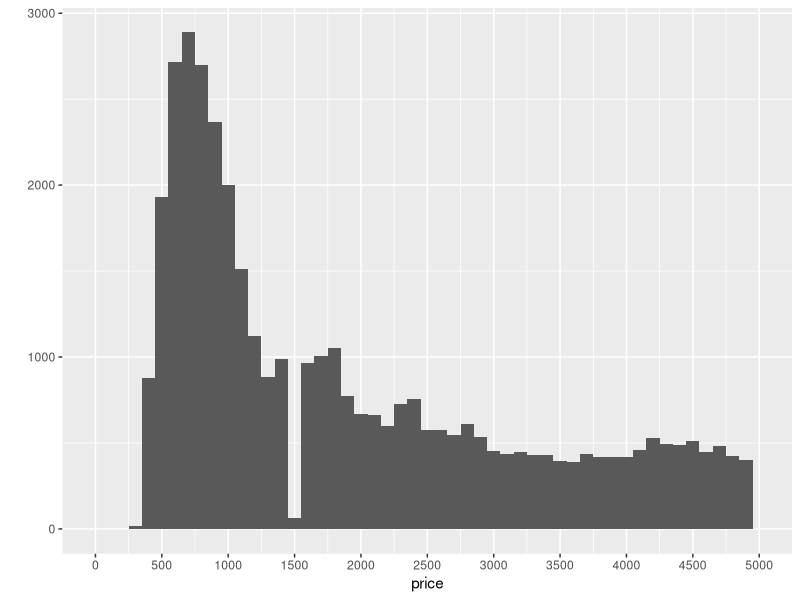
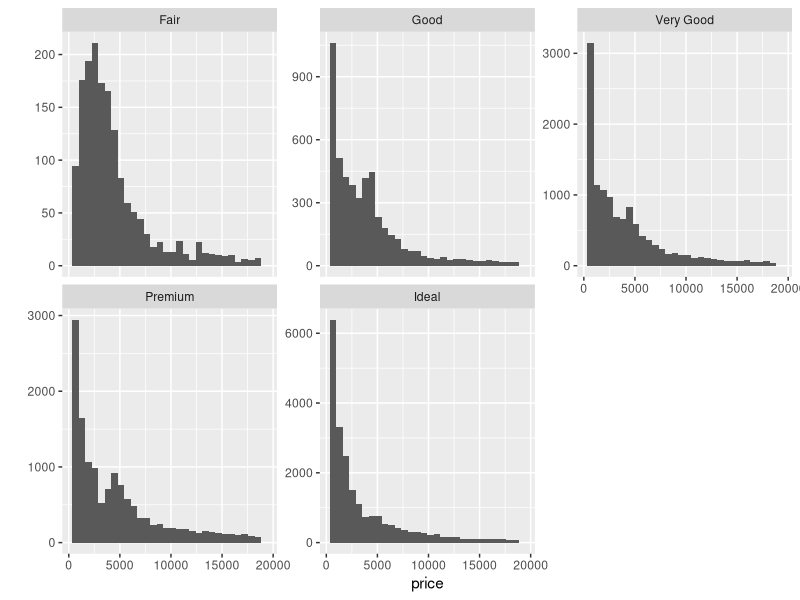
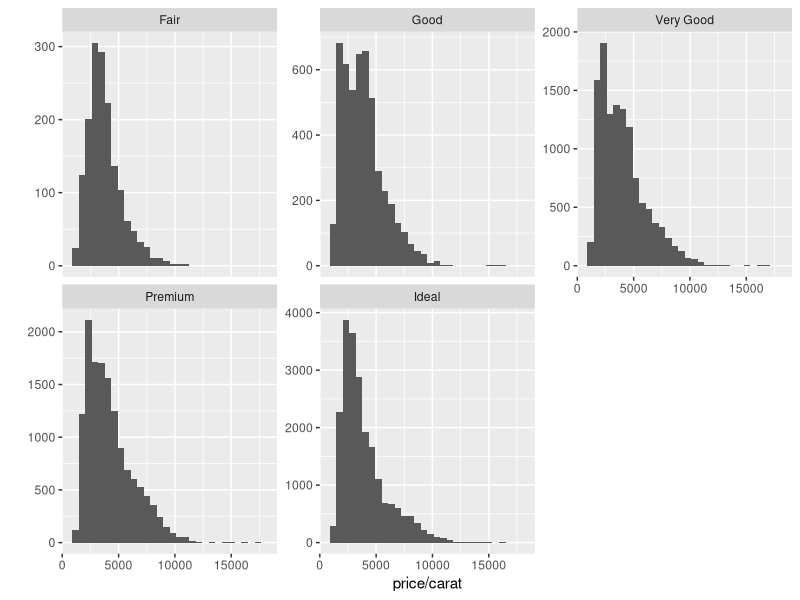
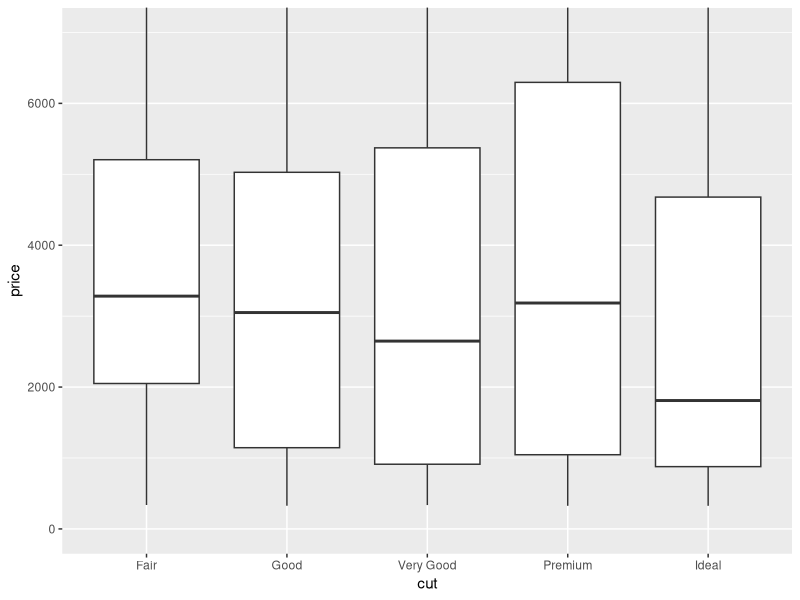
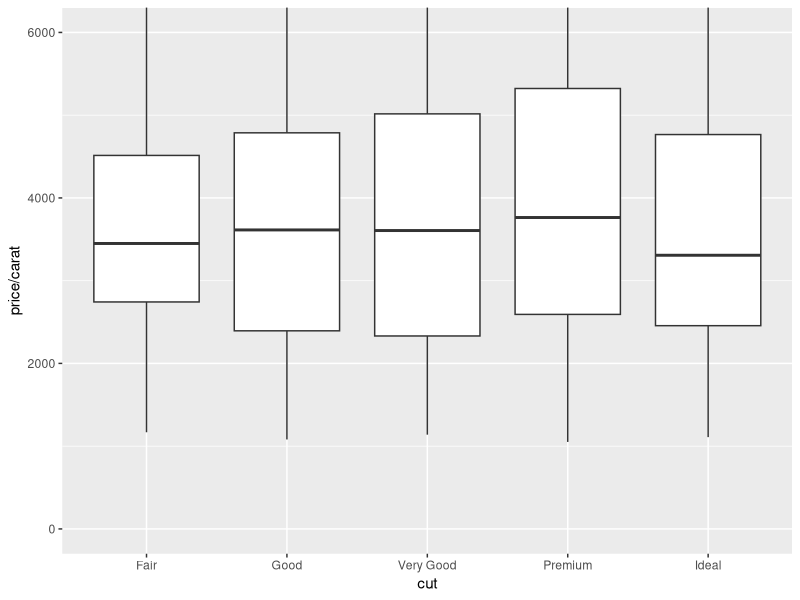
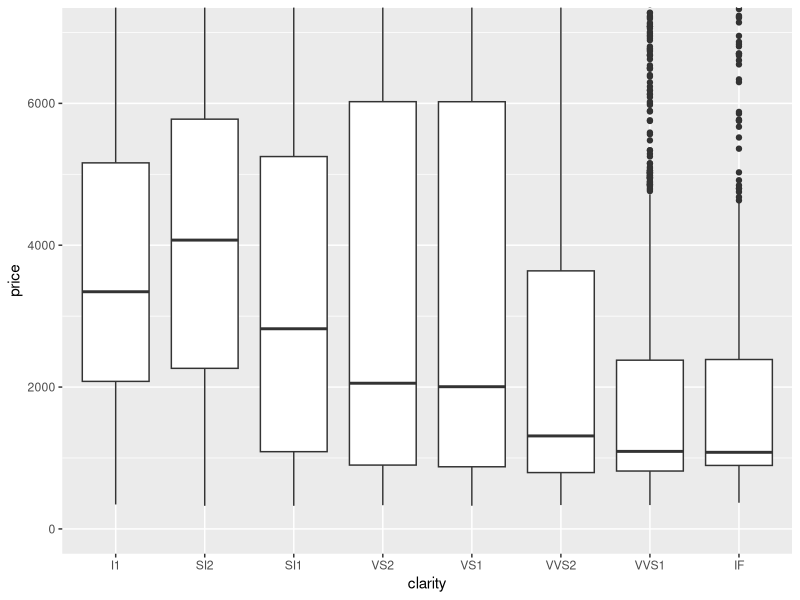
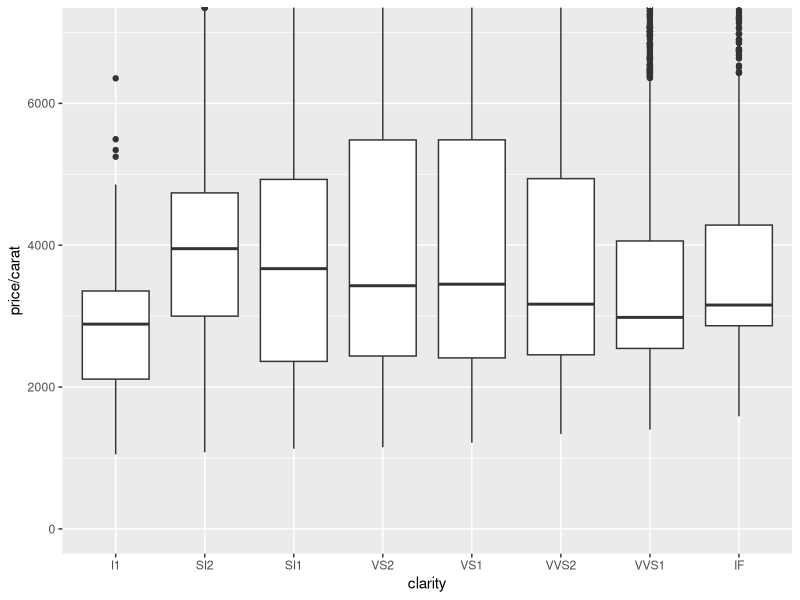
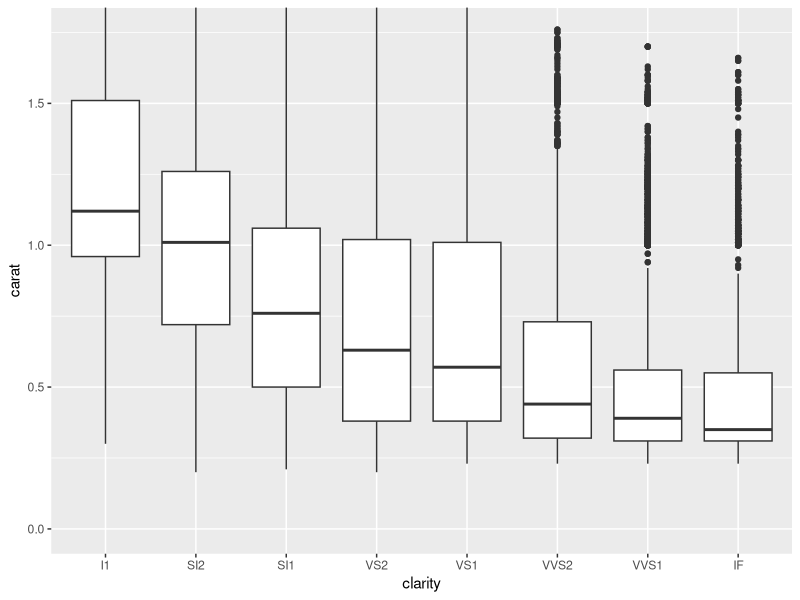

Write R code to recreate these figures, in order. (Note: this script raises an error after producing the figures.)
## ---- chunk 1
library(ggplot2) #must load the ggplot package first 
data(diamonds) #loads the diamonds data set since it comes with the ggplot package 

summary(diamonds)
?diamonds
## ---- chunk 2
qplot(x = price, data = diamonds, binwidth = 100) +
  scale_x_continuous(limits = c(0, 5000), breaks = seq(0, 5000, 500))

length(subset(diamonds$price, diamonds$price < 500))

length(subset(diamonds$price, diamonds$price < 250))

length(subset(diamonds$price, diamonds$price >= 15000))

## ---- chunk 3
qplot(x = price, data = diamonds) + facet_wrap(~cut, scales="free_y")

## ---- chunk 4
table(diamonds$price)
by(diamonds$price, diamonds$cut, summary, digits = max(getOption('digits')))

## ---- chunk 5
qplot(x = price/carat, data = diamonds) + facet_wrap(~cut, scales="free_y")

## ---- chunk 6
qplot(x = cut, y = price, 
      data = diamonds, 
      geom = 'boxplot') + 
  coord_cartesian(ylim = c(0, 7000))

qplot(x = cut, y = price/carat, 
      data = diamonds, 
      geom = 'boxplot') + 
  coord_cartesian(ylim = c(0, 6000))

qplot(x = clarity, y = price, 
      data = diamonds, 
      geom = 'boxplot') + 
  coord_cartesian(ylim = c(0, 7000))

qplot(x = clarity, y = price/carat, 
      data = diamonds, 
      geom = 'boxplot') + 
  coord_cartesian(ylim = c(0, 7000))

qplot(x = clarity, y = carat, 
      data = diamonds, 
      geom = 'boxplot') + 
  coord_cartesian(ylim = c(0, 1.75))

qplot(x = color, y = price, 
      data = diamonds, 
      geom = 'boxplot') + 
  coord_cartesian(ylim = c(0, 8000))

qplot(x = color, y = price/carat, 
      data = diamonds, 
      geom = 'boxplot') + 
  coord_cartesian(ylim = c(0, 8000))

?diamonds

by(diamonds$price, diamonds$color, summary, digits = max(getOption('digits')))

IQR(subset(diamonds, color == 'D')$price)

IQR(subset(diamonds, color == 'J')$price)
## ---- chunk 7
qplot(x = color, y = price/carat, 
      data = diamonds, 
      geom = 'boxplot') + 
  coord_cartesian(ylim = c(0, 6000))

## ---- chunk 8
qplot(x = carat, 
      data = diamonds,
      xlab = "Friend Count",
      ylab = "Proportion of users with that friend count",
      binwidth = 0.01, geom = 'freqpoly') +
  scale_x_continuous(lim = c(0, 5), breaks = seq(0, 5, 0.1)) +
  scale_y_continuous(lim = c(0, 2500), breaks = seq(0, 2500, 500))
## ---- chunk 9
install.packages('tidyr', dependencies = TRUE)
library(tidyr)

cell_data <- read.csv('cell_phone_per_100.csv', header = T, row.names = NULL , check.names = F)


us_data <- subset(cell_data_t, Country == 'United_States')

summary(cell_data$'2011')

cell_data_t <- as.data.frame(t(cell_data[,-1]))
colnames(cell_data_t) <- n
cell_data_t$myfactor <- factor(row.names(cell_data_t))
cell_data_t1 <- gather(cell_data_t, 'Country', 'cell_phones', 2:ncol(cell_data_t))
summary(cell_data_t$'United_States')

cell_data_t$'United_States'
summary(us_data)

us_data = subset(us_data, !is.na(us_data))

qplot(x = cell_data$'2011', y = cell_data$'2011', data = cell_data, geom = 'boxplot')
qplot(x = cell_data$'2010', data = cell_data)
qplot(x = cell_data$'2009', data = cell_data)

# first remember the names
n <- cell_data$Country

# transpose all but the first column (name)

colnames(cell_data_t) <- n
cell_data_t$myfactor <- factor(row.names(cell_data_t))

str(cell_data_t) # Check the column types
## ---- chunk 10
install.packages('lubridate', dependencies = TRUE)
library(lubridate)
library(dplyr)
library(ggplot2)
birthdays <- read.csv('birthdays.csv', header = T, row.names = NULL , check.names = F)
birthdays$birthday <- as.Date(birthdays$birthday,
  format = "%m/%d/%y")

birthday_dates <- birthdays %>% 
  separate(birthday, c("Year", "Month", "Day"), sep = '-') %>%
  select(-Year)


qplot(x=birthday, 
      data=birthdays,
      xlab="Date",
      ylab="Count of birthdays",
      binwidth=1)

qplot(x=Month, 
      data=birthday_dates,
      xlab="Birth Month",
      ylab="Count of birthdays",
      binwidth=1)

qplot(x=Month, 
      data=birthday_dates,
      xlab="Birth Month",
      ylab="Count of birthdays",
      binwidth=1)

qplot(x=Day, 
      data=birthday_dates,
      xlab="Day of Month",
      ylab="Count of birthdays",
      binwidth=1)

count(birthday_dates,Month)

a=count(birthdays, birthday)
a[order(a$n,a$birthday,decreasing=T),]
